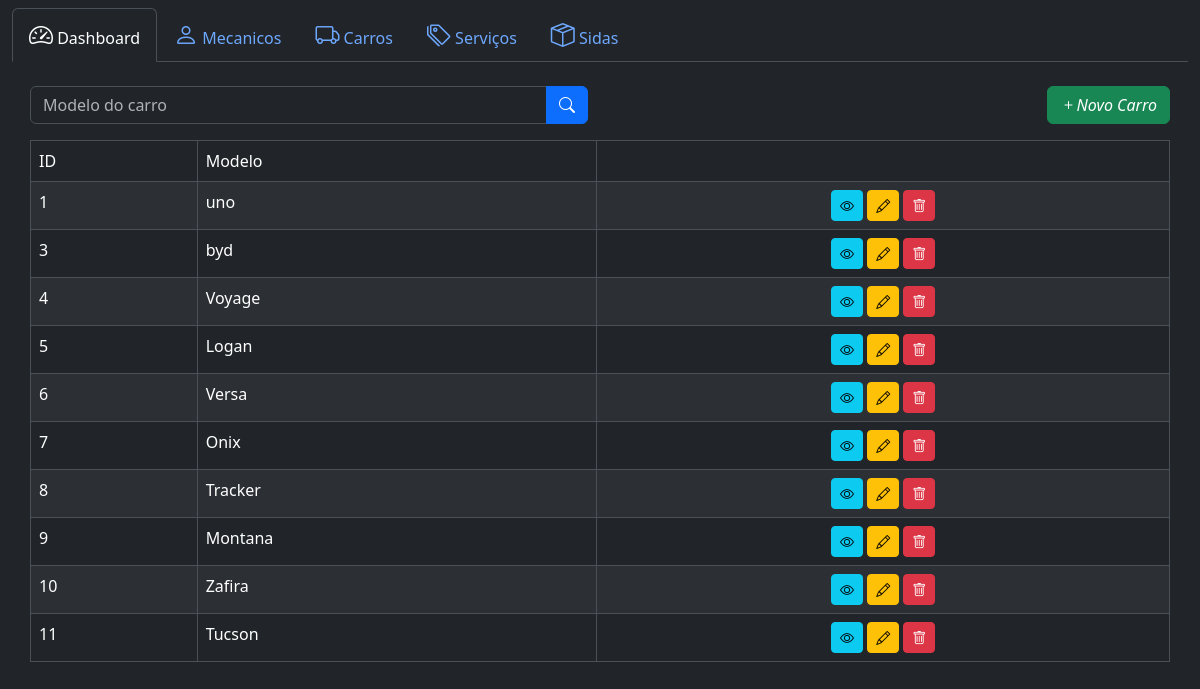
Page /car/list on the committed database.
### oficina/models.py (models this page shows, shortened)
class Car(models.Model):
    car_model = models.CharField(max_length=255, null=False, blank=False)

### oficina/views.py (the view)
class CarListView(ListView):
    model = Car
    context_object_name = 'cars'
    template_name = 'components/car/list_car.html'
    def get_queryset(self):
        name = self.request.GET.get('car_model')
        queryset = super().get_queryset()
        if name:
            queryset = Car.objects.filter(car_model__icontains=name)
        return queryset

### oficina/templates/components/car/list_car.html (shortened to what this page needs)
{% extends "base.html" %}
{% block content %}
    <div class="row mb-3">
        <div class="col-md-8 col-lg-6">
            <form action="" method="get">
                <div class="input-group">
                    <input type="text" aria-label="car_model" class="form-control" name="car_model" placeholder="Modelo do carro" value={{request.GET.car_model}}>
                    <button type="submit" class="btn btn-primary">
                        <i class="bi bi-search"></i>
                    </button>
                </div>
            </form>
        </div>
        <div class="col-md-4 col-lg-6">
            <a href="{% url "create_car" %}" class="btn btn-success float-end">
                <i class="bi bi-plus">Novo Carro</i>
            </a>
        </div>
    </div>
    <div class="table-responsive">
        <table class="table table-striped table-bordered">
            <thead class="thead-dark">
                <tr>
                    <td>ID</td>
                    <td>Modelo</td>
                    <td></td>
                </tr>
            </thead>
            <tbody>
                {% for car in cars %}
                <tr>
                    <td>{{car.id}}</td>
                    <td>{{car.car_model}}</td>
                    <td class="text-center">
                        <a href="" class="btn btn-info btn-sm">
                            <i class="bi bi-eye"></i>
                        </a>
                        <a href="{% url "update_car" car.id %}" class="btn btn-warning btn-sm">
                            <i class="bi bi-pencil"></i>
                        </a>
                        <a href="{% url "delete_car" car.id%}" class="btn btn-danger btn-sm">
                            <i class="bi bi-trash"></i>
                        </a>
                    </td>
                </tr>
                {% endfor %}
            </tbody>
        </table>
    </div>
{% endblock content %}

### rows in the picture
Car: id "1", car_model "uno"
Car: id "3", car_model "byd"
Car: id "4", car_model "Voyage"
Car: id "5", car_model "Logan"
Car: id "6", car_model "Versa"
Car: id "7", car_model "Onix"
Car: id "8", car_model "Tracker"
Car: id "9", car_model "Montana"
Car: id "10", car_model "Zafira"
Car: id "11", car_model "Tucson"
